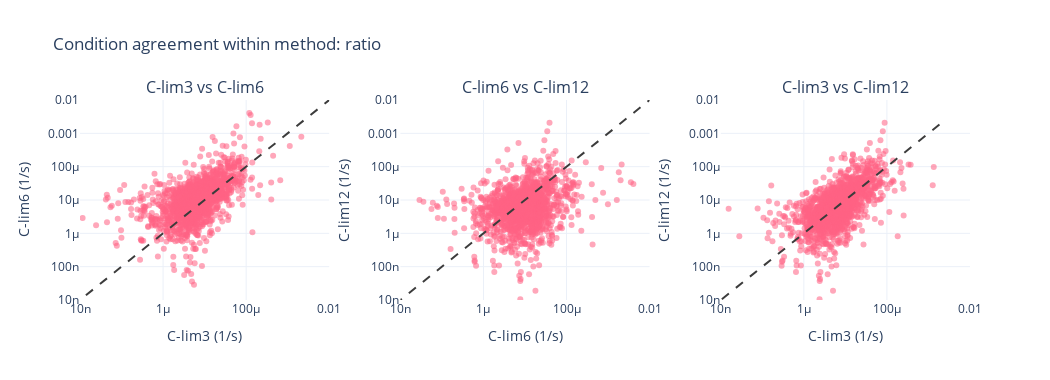

Notebook source saved alongside this figure:
### Code cell
fig = scatter_condition_agreement(df_active_deg_uncapped, method="ratio", log_axes=True)
fig.update_layout(yaxis1=dict(range=[-8, -2]),
                  yaxis2=dict(range=[-8, -2]),
                  yaxis3=dict(range=[-8, -2]),
                  xaxis1=dict(range=[-8, -2]),
                  xaxis2=dict(range=[-8, -2]),
                  xaxis3=dict(range=[-8, -2]),
                  # plot_bgcolor='rgba(0, 0, 0, 0)',  # Transparent plot area background
                  # paper_bgcolor='rgba(0, 0, 0, 0)'
                  )
fig.show()
# fig.write_image("notebooks/Heena notebooks/Mia Protein Degradation/out/k_active_condition_comparison_ratio_uncapped.png", scale=5, height=400, width=1000)

### Figure 1 — Plotly figure (JSON) as saved in the notebook; plotly's stock layout.template omitted (floating-point values rounded to 4 significant figures; data arrays with more than 128 entries replaced by an {"elided": "..."} marker saying what was removed)
{"data": [{"hovertemplate": "k_active_C-lim3_C-lim12_ratio: %{x:.4g}<br>k_active_C-lim6_C-lim3_ratio: %{y:.4g}<extra></extra>", "marker": {"color": "rgba(255,99,132,0.8)", "opacity": 0.7, "size": 6}, "mode": "markers", "name": "proteins", "x": {"elided": "1684 float values"}, "y": {"elided": "1684 float values"}, "type": "scatter", "xaxis": "x", "yaxis": "y"}, {"hoverinfo": "skip", "line": {"color": "rgba(60,60,60,1.0)", "dash": "dash", "width": 2}, "mode": "lines", "name": "y = x", "showlegend": false, "x": [2.926e-09, 0.04931], "y": [2.926e-09, 0.04931], "type": "scatter", "xaxis": "x", "yaxis": "y"}, {"hovertemplate": "k_active_C-lim6_C-lim3_ratio: %{x:.4g}<br>k_active_C-lim12_C-lim6_ratio: %{y:.4g}<extra></extra>", "marker": {"color": "rgba(255,99,132,0.8)", "opacity": 0.7, "size": 6}, "mode": "markers", "name": "proteins", "x": {"elided": "1376 float values"}, "y": {"elided": "1376 float values"}, "type": "scatter", "xaxis": "x2", "yaxis": "y2"}, {"hoverinfo": "skip", "line": {"color": "rgba(60,60,60,1.0)", "dash": "dash", "width": 2}, "mode": "lines", "name": "y = x", "showlegend": false, "x": [7.334e-09, 0.04931], "y": [7.334e-09, 0.04931], "type": "scatter", "xaxis": "x2", "yaxis": "y2"}, {"hovertemplate": "k_active_C-lim3_C-lim12_ratio: %{x:.4g}<br>k_active_C-lim12_C-lim6_ratio: %{y:.4g}<extra></extra>", "marker": {"color": "rgba(255,99,132,0.8)", "opacity": 0.7, "size": 6}, "mode": "markers", "name": "proteins", "x": {"elided": "1774 float values"}, "y": {"elided": "1774 float values"}, "type": "scatter", "xaxis": "x3", "yaxis": "y3"}, {"hoverinfo": "skip", "line": {"color": "rgba(60,60,60,1.0)", "dash": "dash", "width": 2}, "mode": "lines", "name": "y = x", "showlegend": false, "x": [1.06e-08, 0.00207], "y": [1.06e-08, 0.00207], "type": "scatter", "xaxis": "x3", "yaxis": "y3"}], "layout": {"xaxis": {"anchor": "y", "domain": [0.0, 0.28], "title": {"text": "C-lim3 (1/s)"}, "type": "log", "range": [-8, -2]}, "yaxis": {"anchor": "x", "domain": [0.0, 1.0], "title": {"text": "C-lim6 (1/s)"}, "type": "log", "range": [-8, -2]}, "xaxis2": {"anchor": "y2", "domain": [0.36, 0.64], "title": {"text": "C-lim6 (1/s)"}, "type": "log", "range": [-8, -2]}, "yaxis2": {"anchor": "x2", "domain": [0.0, 1.0], "title": {"text": "C-lim12 (1/s)"}, "type": "log", "range": [-8, -2]}, "xaxis3": {"anchor": "y3", "domain": [0.72, 1.0], "title": {"text": "C-lim3 (1/s)"}, "type": "log", "range": [-8, -2]}, "yaxis3": {"anchor": "x3", "domain": [0.0, 1.0], "title": {"text": "C-lim12 (1/s)"}, "type": "log", "range": [-8, -2]}, "annotations": [{"font": {"size": 16}, "showarrow": false, "text": "C-lim3 vs C-lim6", "x": 0.14, "xanchor": "center", "xref": "paper", "y": 1.0, "yanchor": "bottom", "yref": "paper"}, {"font": {"size": 16}, "showarrow": false, "text": "C-lim6 vs C-lim12", "x": 0.5, "xanchor": "center", "xref": "paper", "y": 1.0, "yanchor": "bottom", "yref": "paper"}, {"font": {"size": 16}, "showarrow": false, "text": "C-lim3 vs C-lim12", "x": 0.86, "xanchor": "center", "xref": "paper", "y": 1.0, "yanchor": "bottom", "yref": "paper"}], "title": {"text": "Condition agreement within method: ratio"}, "height": 380, "width": 1050, "showlegend": false}}
